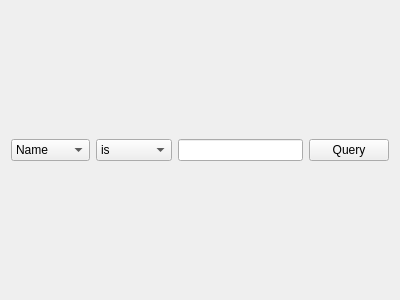
<?xml version="1.0" encoding="UTF-8"?>
<ui version="4.0">
 <class>QuickQueryWidget</class>
 <widget class="QWidget" name="QuickQueryWidget">
  <property name="geometry">
   <rect>
    <x>0</x>
    <y>0</y>
    <width>400</width>
    <height>300</height>
   </rect>
  </property>
  <property name="windowTitle">
   <string>Form</string>
  </property>
  <layout class="QHBoxLayout" name="horizontalLayout">
   <item>
    <widget class="QComboBox" name="fieldComboBox">
     <item>
      <property name="text">
       <string>Name</string>
      </property>
     </item>
     <item>
      <property name="text">
       <string>Formula</string>
      </property>
     </item>
     <item>
      <property name="text">
       <string>InChI</string>
      </property>
     </item>
     <item>
      <property name="text">
       <string>InChIKey</string>
      </property>
     </item>
    </widget>
   </item>
   <item>
    <widget class="QComboBox" name="modeComboBox">
     <item>
      <property name="text">
       <string>is</string>
      </property>
     </item>
     <item>
      <property name="text">
       <string>contains</string>
      </property>
     </item>
    </widget>
   </item>
   <item>
    <widget class="QLineEdit" name="queryLineEdit"/>
   </item>
   <item>
    <widget class="QPushButton" name="queryButton">
     <property name="text">
      <string>Query</string>
     </property>
    </widget>
   </item>
  </layout>
 </widget>
 <resources/>
 <connections/>
</ui>
